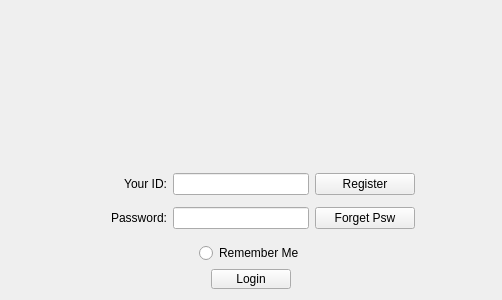
<?xml version="1.0" encoding="UTF-8"?>
<ui version="4.0">
 <class>login</class>
 <widget class="QWidget" name="login">
  <property name="geometry">
   <rect>
    <x>0</x>
    <y>0</y>
    <width>502</width>
    <height>300</height>
   </rect>
  </property>
  <property name="minimumSize">
   <size>
    <width>502</width>
    <height>300</height>
   </size>
  </property>
  <property name="maximumSize">
   <size>
    <width>502</width>
    <height>300</height>
   </size>
  </property>
  <property name="windowTitle">
   <string>Login</string>
  </property>
  <layout class="QVBoxLayout" name="verticalLayout_3">
   <item>
    <layout class="QVBoxLayout" name="verticalLayout">
     <item>
      <layout class="QHBoxLayout" name="horizontalLayout_2" stretch="0,0,0">
       <property name="spacing">
        <number>6</number>
       </property>
       <property name="sizeConstraint">
        <enum>QLayout::SetMinimumSize</enum>
       </property>
       <item>
        <spacer name="verticalSpacer">
         <property name="orientation">
          <enum>Qt::Vertical</enum>
         </property>
         <property name="sizeType">
          <enum>QSizePolicy::Maximum</enum>
         </property>
         <property name="sizeHint" stdset="0">
          <size>
           <width>5</width>
           <height>200</height>
          </size>
         </property>
        </spacer>
       </item>
       <item>
        <widget class="QLabel" name="talkphoto">
         <property name="minimumSize">
          <size>
           <width>200</width>
           <height>100</height>
          </size>
         </property>
         <property name="maximumSize">
          <size>
           <width>200</width>
           <height>100</height>
          </size>
         </property>
         <property name="text">
          <string/>
         </property>
         <property name="scaledContents">
          <bool>true</bool>
         </property>
        </widget>
       </item>
       <item>
        <spacer name="verticalSpacer_2">
         <property name="orientation">
          <enum>Qt::Vertical</enum>
         </property>
         <property name="sizeHint" stdset="0">
          <size>
           <width>20</width>
           <height>40</height>
          </size>
         </property>
        </spacer>
       </item>
      </layout>
     </item>
     <item>
      <layout class="QHBoxLayout" name="horizontalLayout">
       <item>
        <widget class="QLabel" name="photo">
         <property name="minimumSize">
          <size>
           <width>70</width>
           <height>70</height>
          </size>
         </property>
         <property name="text">
          <string/>
         </property>
        </widget>
       </item>
       <item>
        <layout class="QVBoxLayout" name="verticalLayout_2">
         <item>
          <layout class="QHBoxLayout" name="horizontalLayout_3">
           <item>
            <widget class="QLabel" name="label_3">
             <property name="minimumSize">
              <size>
               <width>80</width>
               <height>0</height>
              </size>
             </property>
             <property name="text">
              <string>Your ID:</string>
             </property>
             <property name="alignment">
              <set>Qt::AlignRight|Qt::AlignTrailing|Qt::AlignVCenter</set>
             </property>
            </widget>
           </item>
           <item>
            <widget class="QLineEdit" name="ID">
             <property name="minimumSize">
              <size>
               <width>40</width>
               <height>20</height>
              </size>
             </property>
            </widget>
           </item>
           <item>
            <widget class="QPushButton" name="register_2">
             <property name="minimumSize">
              <size>
               <width>100</width>
               <height>0</height>
              </size>
             </property>
             <property name="maximumSize">
              <size>
               <width>100</width>
               <height>16777215</height>
              </size>
             </property>
             <property name="text">
              <string>Register</string>
             </property>
            </widget>
           </item>
          </layout>
         </item>
         <item>
          <layout class="QHBoxLayout" name="horizontalLayout_4">
           <item>
            <widget class="QLabel" name="label_4">
             <property name="minimumSize">
              <size>
               <width>80</width>
               <height>0</height>
              </size>
             </property>
             <property name="text">
              <string>Password:</string>
             </property>
             <property name="alignment">
              <set>Qt::AlignRight|Qt::AlignTrailing|Qt::AlignVCenter</set>
             </property>
            </widget>
           </item>
           <item>
            <widget class="QLineEdit" name="password">
             <property name="minimumSize">
              <size>
               <width>0</width>
               <height>20</height>
              </size>
             </property>
             <property name="echoMode">
              <enum>QLineEdit::Password</enum>
             </property>
            </widget>
           </item>
           <item>
            <widget class="QPushButton" name="forget">
             <property name="minimumSize">
              <size>
               <width>100</width>
               <height>0</height>
              </size>
             </property>
             <property name="maximumSize">
              <size>
               <width>100</width>
               <height>16777215</height>
              </size>
             </property>
             <property name="text">
              <string>Forget Psw</string>
             </property>
            </widget>
           </item>
          </layout>
         </item>
        </layout>
       </item>
       <item>
        <widget class="QLabel" name="label_2">
         <property name="minimumSize">
          <size>
           <width>70</width>
           <height>50</height>
          </size>
         </property>
         <property name="text">
          <string/>
         </property>
        </widget>
       </item>
      </layout>
     </item>
     <item>
      <layout class="QHBoxLayout" name="horizontalLayout_5">
       <item>
        <spacer name="horizontalSpacer_4">
         <property name="orientation">
          <enum>Qt::Horizontal</enum>
         </property>
         <property name="sizeHint" stdset="0">
          <size>
           <width>40</width>
           <height>20</height>
          </size>
         </property>
        </spacer>
       </item>
       <item>
        <widget class="QRadioButton" name="remember">
         <property name="minimumSize">
          <size>
           <width>0</width>
           <height>20</height>
          </size>
         </property>
         <property name="maximumSize">
          <size>
           <width>16777215</width>
           <height>20</height>
          </size>
         </property>
         <property name="text">
          <string>Remember Me</string>
         </property>
        </widget>
       </item>
       <item>
        <spacer name="horizontalSpacer_3">
         <property name="orientation">
          <enum>Qt::Horizontal</enum>
         </property>
         <property name="sizeHint" stdset="0">
          <size>
           <width>40</width>
           <height>20</height>
          </size>
         </property>
        </spacer>
       </item>
      </layout>
     </item>
     <item>
      <layout class="QHBoxLayout" name="horizontalLayout_6">
       <item>
        <spacer name="horizontalSpacer_2">
         <property name="orientation">
          <enum>Qt::Horizontal</enum>
         </property>
         <property name="sizeHint" stdset="0">
          <size>
           <width>40</width>
           <height>20</height>
          </size>
         </property>
        </spacer>
       </item>
       <item>
        <widget class="QPushButton" name="login_2">
         <property name="minimumSize">
          <size>
           <width>0</width>
           <height>20</height>
          </size>
         </property>
         <property name="maximumSize">
          <size>
           <width>16777215</width>
           <height>40</height>
          </size>
         </property>
         <property name="text">
          <string>Login</string>
         </property>
        </widget>
       </item>
       <item>
        <spacer name="horizontalSpacer">
         <property name="orientation">
          <enum>Qt::Horizontal</enum>
         </property>
         <property name="sizeHint" stdset="0">
          <size>
           <width>40</width>
           <height>20</height>
          </size>
         </property>
        </spacer>
       </item>
      </layout>
     </item>
    </layout>
   </item>
  </layout>
 </widget>
 <resources/>
 <connections/>
</ui>
